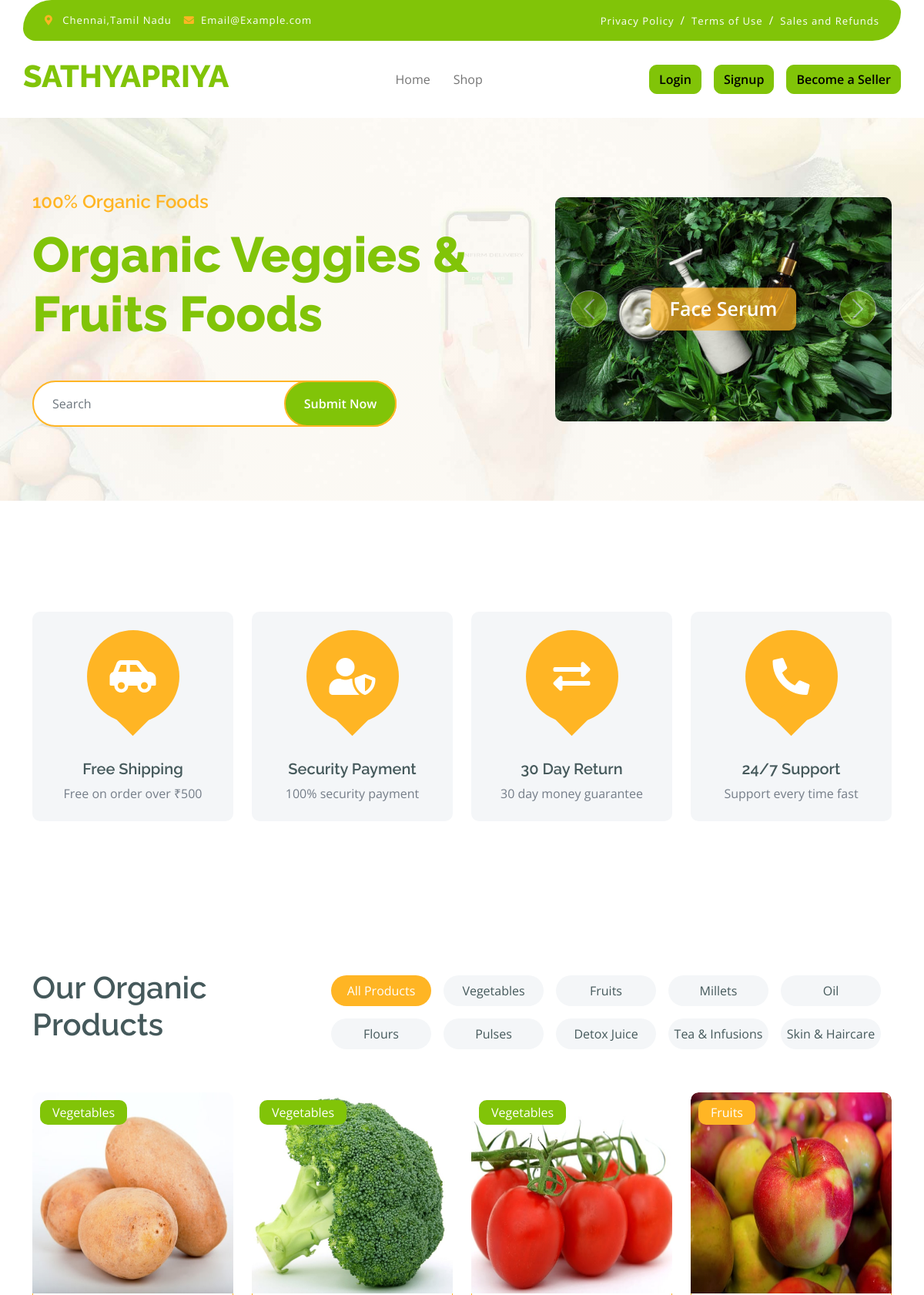
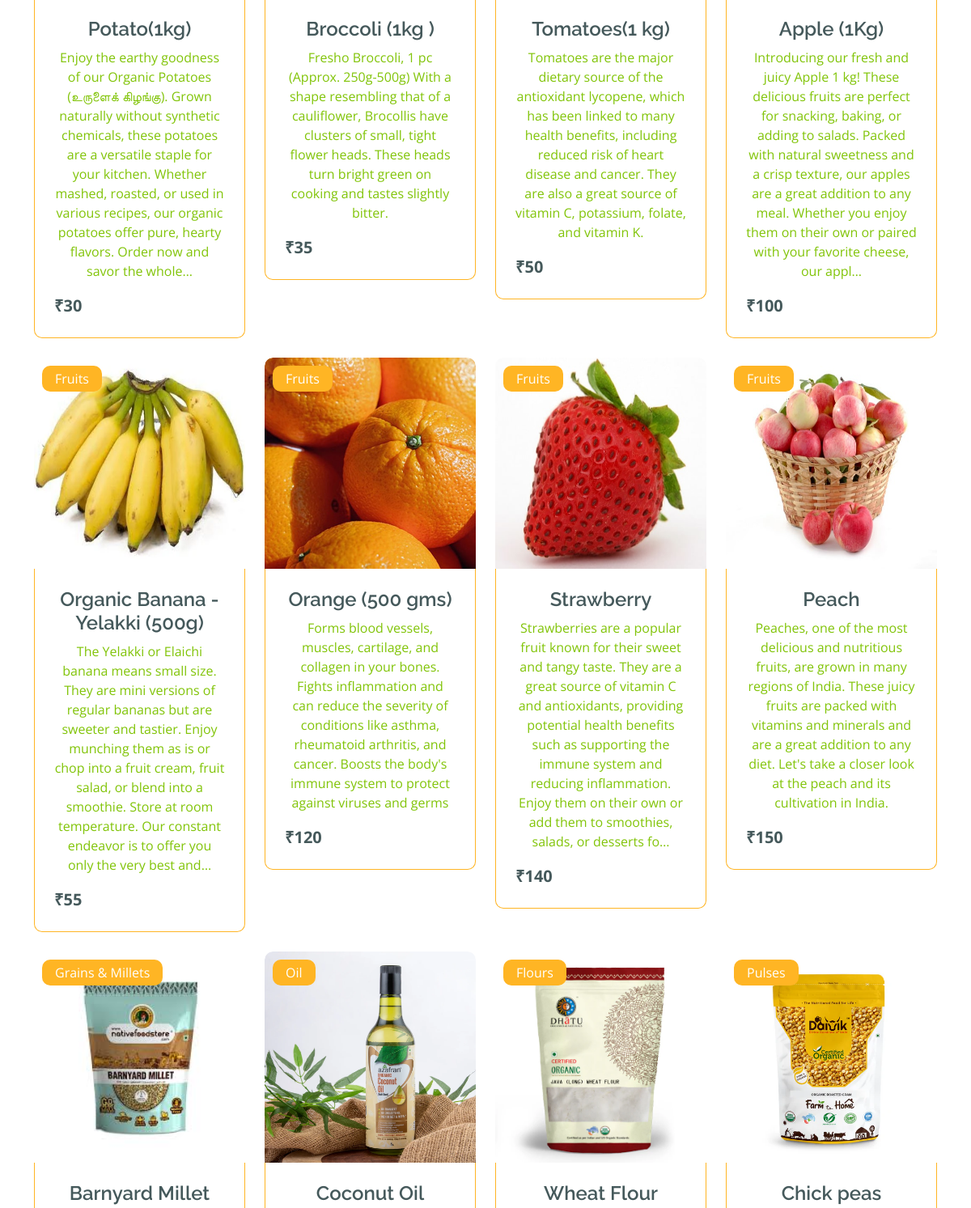
The page / (upper part) on the database its author committed (2 pictures, top to bottom).
### myapp/models.py (models this page shows, shortened)
class Product(models.Model):
    user = models.ForeignKey(User,on_delete=models.CASCADE)
    category = models.ForeignKey(Categories,on_delete=models.CASCADE)
    name=models.CharField(max_length=100)
    price =models.IntegerField()
    image=models.ImageField(upload_to='products', default=None)
    description = models.TextField()

class Categories(models.Model):
    category_name=models.CharField(max_length=100)
    category_image = models.ImageField(upload_to="categories/",default="default.jpg", null=True, blank=True)
    def __str__(self):
        return self.category_name

### myapp/views.py (the view)
# urls.py: path('',views.index,name='index'),
def index(request):
    products = Product.objects.all()
    return render(request,'index.html',{'products':products})

### templates/index.html (shortened to what this page needs)
{% extends 'base.html' %}
{% block content %}
<div class="container-fluid py-5 mb-5 hero-header">
    <div class="container py-5">
        <div class="row g-5 align-items-center">
            <div class="col-md-12 col-lg-7">
                <h4 class="mb-3 text-secondary">100% Organic Foods</h4>
                <h1 class="mb-5 display-3 text-primary">Organic Veggies & Fruits Foods</h1>
                <div class="position-relative mx-auto">
                    <form action="{% url 'search' %}" method="get">
                        <input class="form-control border-2 border-secondary w-75 py-3 px-4 rounded-pill" type="number"
                            placeholder="Search">
                        <button type="submit"
                            class="btn btn-primary border-2 border-secondary py-3 px-4 position-absolute rounded-pill text-white h-100"
                            style="top: 0; right: 25%;">Submit Now</button>
                    </form>
                </div>
            </div>
            <div class="col-md-12 col-lg-5">
                <div id="carouselId" class="carousel slide position-relative" data-bs-ride="carousel">
                    <div class="carousel-inner" role="listbox">
                        <div class="carousel-item active rounded">
                            <img src="../static/img/skin.jpg" class="img-fluid w-100 h-100 rounded"
                                alt="First slide">
                            <a href="#" class="btn px-4 py-2 text-white rounded">Face Serum</a>
                        </div>
                    </div>
                    <button class="carousel-control-prev" type="button" data-bs-target="#carouselId"
                        data-bs-slide="prev">
                        <span class="carousel-control-prev-icon" aria-hidden="true"></span>
                    </button>
                    <button class="carousel-control-next" type="button" data-bs-target="#carouselId"
                        data-bs-slide="next">
                        <span class="carousel-control-next-icon" aria-hidden="true"></span>
                    </button>
                </div>
            </div>
        </div>
    </div>
</div>
<div class="container-fluid featurs py-5">
    <div class="container py-5">
        <div class="row g-4">
            <div class="col-md-6 col-lg-3">
                <div class="featurs-item text-center rounded bg-light p-4">
                    <div class="featurs-icon btn-square rounded-circle bg-secondary mb-5 mx-auto">
                        <i class="fas fa-car-side fa-3x text-white"></i>
                    </div>
                    <div class="featurs-content text-center">
                        <h5>Free Shipping</h5>
                        <p class="mb-0">Free on order over ₹500</p>
                    </div>
                </div>
            </div>
            <div class="col-md-6 col-lg-3">
                <div class="featurs-item text-center rounded bg-light p-4">
                    <div class="featurs-icon btn-square rounded-circle bg-secondary mb-5 mx-auto">
                        <i class="fas fa-user-shield fa-3x text-white"></i>
                    </div>
                    <div class="featurs-content text-center">
                        <h5>Security Payment</h5>
                        <p class="mb-0">100% security payment</p>
                    </div>
                </div>
            </div>
            <div class="col-md-6 col-lg-3">
                <div class="featurs-item text-center rounded bg-light p-4">
                    <div class="featurs-icon btn-square rounded-circle bg-secondary mb-5 mx-auto">
                        <i class="fas fa-exchange-alt fa-3x text-white"></i>
                    </div>
                    <div class="featurs-content text-center">
                        <h5>30 Day Return</h5>
                        <p class="mb-0">30 day money guarantee</p>
                    </div>
                </div>
            </div>
            <div class="col-md-6 col-lg-3">
                <div class="featurs-item text-center rounded bg-light p-4">
                    <div class="featurs-icon btn-square rounded-circle bg-secondary mb-5 mx-auto">
                        <i class="fa fa-phone-alt fa-3x text-white"></i>
                    </div>
                    <div class="featurs-content text-center">
                        <h5>24/7 Support</h5>
                        <p class="mb-0">Support every time fast</p>
                    </div>
                </div>
            </div>
        </div>
    </div>
</div>
<div class="container-fluid fruite py-5">
    <div class="container py-5">
        <div class="tab-class text-center">
            <div class="row g-4">
                <div class="col-lg-4 text-start">
                    <h1>Our Organic Products</h1>
                </div>
                <div class="col-lg-8 text-end">
                    <ul class="nav nav-pills d-inline-flex text-center mb-5">
                        <li class="nav-item">
                            <a class="d-flex m-2 py-2 bg-light rounded-pill active" data-bs-toggle="pill" href="#tab-1">
                                <span class="text-dark" style="width: 130px;">All Products</span>
                            </a>
                        </li>
                        <li class="nav-item">
                            <a class="d-flex py-2 m-2 bg-light rounded-pill" data-bs-toggle="pill" href="#tab-2">
                                <span class="text-dark" style="width: 130px;">Vegetables</span>
                            </a>
                        </li>
                        <li class="nav-item">
                            <a class="d-flex m-2 py-2 bg-light rounded-pill" data-bs-toggle="pill" href="#tab-3">
                                <span class="text-dark" style="width: 130px;">Fruits</span>
                            </a>
                        </li>
                        <li class="nav-item">
                            <a class="d-flex m-2 py-2 bg-light rounded-pill" data-bs-toggle="pill" href="#tab-4">
                                <span class="text-dark" style="width: 130px;">Millets</span>
                            </a>
                        </li>
                        <li class="nav-item">
                            <a class="d-flex m-2 py-2 bg-light rounded-pill" data-bs-toggle="pill" href="#tab-5">
                                <span class="text-dark" style="width: 130px;">Oil</span>
                            </a>
                        </li>
                        <li class="nav-item">
                            <a class="d-flex m-2 py-2 bg-light rounded-pill" data-bs-toggle="pill" href="#tab-6">
                                <span class="text-dark" style="width: 130px;">Flours</span>
                            </a>
                        </li>
                        <li class="nav-item">
                            <a class="d-flex m-2 py-2 bg-light rounded-pill" data-bs-toggle="pill" href="#tab-7">
                                <span class="text-dark" style="width: 130px;">Pulses</span>
                            </a>
                        </li>
                        <li class="nav-item">
                            <a class="d-flex m-2 py-2 bg-light rounded-pill" data-bs-toggle="pill" href="#tab-8">
                                <span class="text-dark" style="width: 130px;">Detox Juice</span>
                            </a>
                        </li>
                        <li class="nav-item">
                            <a class="d-flex m-2 py-2 bg-light rounded-pill" data-bs-toggle="pill" href="#tab-9">
                                <span class="text-dark" style="width: 130px;">Tea & Infusions</span>
                            </a>
                        </li>
                        <li class="nav-item">
                            <a class="d-flex m-2 py-2 bg-light rounded-pill" data-bs-toggle="pill" href="#tab-10">
                                <span class="text-dark" style="width: 130px;">Skin & Haircare</span>
                            </a>
                        </li>
                    </ul>
                </div>
            </div>
            <div class="tab-content">
                <div id="tab-1" class="tab-pane fade show p-0 active">
                    <div class="row g-4">
                        <div class="col-lg-12">
                            <div class="row g-4">
                                {% for i in products %}
                                <div class="col-md-6 col-lg-4 col-xl-3">
                                    <a href="{% url 'product_detail' i.id  %}">
                                        <div class="rounded position-relative fruite-item">
                                            <div class="fruite-img">
                                                <img src="{{i.image.url}}" class="img-fluid w-100 rounded-top" alt=""
                                                    style="height: 261px;">
                                            </div>
                                            {% if i.category.category_name == "Vegetables" %}
                                            <div class="text-white bg-primary px-3 py-1 rounded position-absolute"
                                                style="top: 10px; left: 10px;">{{i.category}}</div>
                                            {% else %}
                                            <div class="text-white bg-secondary px-3 py-1 rounded position-absolute"
                                                style="top: 10px; left: 10px;">{{i.category}}</div>
                                            {% endif %}
                                            <div class="p-4 border border-secondary border-top-0 rounded-bottom">
                                                <h4>{{ i.name}}</h4>
                                                <p>{{ i.description | truncatechars:300 }}</p>
                                                <div class="d-flex justify-content-between flex-lg-wrap">
                                                    <p class="text-dark fs-5 fw-bold mb-0">₹{{i.price}}</p>
                                                </div>
                                            </div>
                                        </div>
                                    </a>
                                </div>
                                {% endfor %}
                            </div>
                        </div>
                    </div>
                </div>
            </div>
        </div>
    </div>
</div>
{% endblock %}

### static/css/style.css (style rules this page uses)
.btn { font-weight: 600; transition: .5s; }
.btn-square { width: 32px; height: 32px; }
.btn-square, .btn-sm-square, .btn-md-square, .btn-lg-square { padding: 0; display: flex; align-items: center; justify-content: center; font-weight: normal; }
.btn.border-secondary { transition: 0.5s; }
.hero-header { background: linear-gradient(rgba(248, 223, 173, 0.1), rgba(248, 223, 173, 0.1)), url(../img/hero-img.jpg); background-position: center center; background-repeat: no-repeat; background-size: cover; }
.carousel-item { position: relative; }
.carousel-item a { position: absolute; top: 50%; left: 50%; transform: translate(-50%, -50%); font-size: 25px; background: linear-gradient(rgba(255, 181, 36, 0.7), rgba(255, 181, 36, 0.7)); }
.carousel-control-next, .carousel-control-prev { width: 48px; height: 48px; border-radius: 48px; border: 1px solid var(--bs-white); background: var(--bs-primary); position: absolute; top: 50%; transform: translateY(-50%); }
.carousel-control-next { margin-right: 20px; }
.carousel-control-prev { margin-left: 20px; }
@media (min-width: 992px) { .hero-header, .page-header { margin-top: 152px !important; } }
.featurs .featurs-item .featurs-icon { position: relative; width: 120px; height: 120px; }
.featurs .featurs-item .featurs-icon::after { content: ""; width: 35px; height: 35px; background: var(--bs-secondary); position: absolute; bottom: -10px; transform: translate(-50%); transform: rotate(45deg); background: var(--bs-secondary); }
.fruite .tab-class .nav-item a.active { background: var(--bs-secondary) !important; }
.fruite .tab-class .nav-item a.active span { color: var(--bs-white) !important; }
.fruite .fruite-item { height: 100%; transition: 0.5s; }
.fruite .fruite-item .fruite-img { overflow: hidden; transition: 0.5s; border-radius: 10px 10px 0 0; }
.fruite .fruite-item .fruite-img img { transition: 0.5s; }

### rows shown on the page
Product: image (picture), category "Vegetables", name "Potato(1kg)", description "Enjoy the earthy goodness of our Organic Potatoes (உருளைக் கிழங்கு). Grown naturally without synthetic chemicals, these potatoes are a versatile staple for your kitchen. Whether mashed, roasted, or used in various recipes, our organic potatoes offer pure, hearty flavors. Order now and savor the whole…", price "30"
Product: image (picture), category "Vegetables", name "Broccoli (1kg )", description "Fresho Broccoli, 1 pc (Approx. 250g-500g) With a shape resembling that of a cauliflower, Brocollis have clusters of small, tight flower heads. These heads turn bright green on cooking and tastes slightly bitter.", price "35"
Product: image (picture), category "Vegetables", name "Tomatoes(1 kg)", description "Tomatoes are the major dietary source of the antioxidant lycopene, which has been linked to many health benefits, including reduced risk of heart disease and cancer. They are also a great source of vitamin C, potassium, folate, and vitamin K.", price "50"
Product: image (picture), category "Fruits", name "Apple (1Kg)", description "Introducing our fresh and juicy Apple 1 kg! These delicious fruits are perfect for snacking, baking, or adding to salads. Packed with natural sweetness and a crisp texture, our apples are a great addition to any meal. Whether you enjoy them on their own or paired with your favorite cheese, our appl…", price "100"
Product: image (picture), category "Fruits", name "Organic Banana - Yelakki (500g)", description "The Yelakki or Elaichi banana means small size. They are mini versions of regular bananas but are sweeter and tastier. Enjoy munching them as is or chop into a fruit cream, fruit salad, or blend into a smoothie. Store at room temperature. Our constant endeavor is to offer you only the very best and…", price "55"
Product: image (picture), category "Fruits", name "Orange (500 gms)", description "Forms blood vessels, muscles, cartilage, and collagen in your bones. Fights inflammation and can reduce the severity of conditions like asthma, rheumatoid arthritis, and cancer. Boosts the body's immune system to protect against viruses and germs", price "120"
Product: image (picture), category "Fruits", name "Strawberry", description "Strawberries are a popular fruit known for their sweet and tangy taste. They are a great source of vitamin C and antioxidants, providing potential health benefits such as supporting the immune system and reducing inflammation. Enjoy them on their own or add them to smoothies, salads, or desserts fo…", price "140"
Product: image (picture), category "Fruits", name "Peach", description "Peaches, one of the most delicious and nutritious fruits, are grown in many regions of India. These juicy fruits are packed with vitamins and minerals and are a great addition to any diet. Let's take a closer look at the peach and its cultivation in India.", price "150"
Product: image (picture), category "Grains & Millets", name "Barnyard Millet"
Product: image (picture), category "Oil", name "Coconut Oil"
Product: image (picture), category "Flours", name "Wheat Flour"
Product: image (picture), category "Pulses", name "Chick peas"
